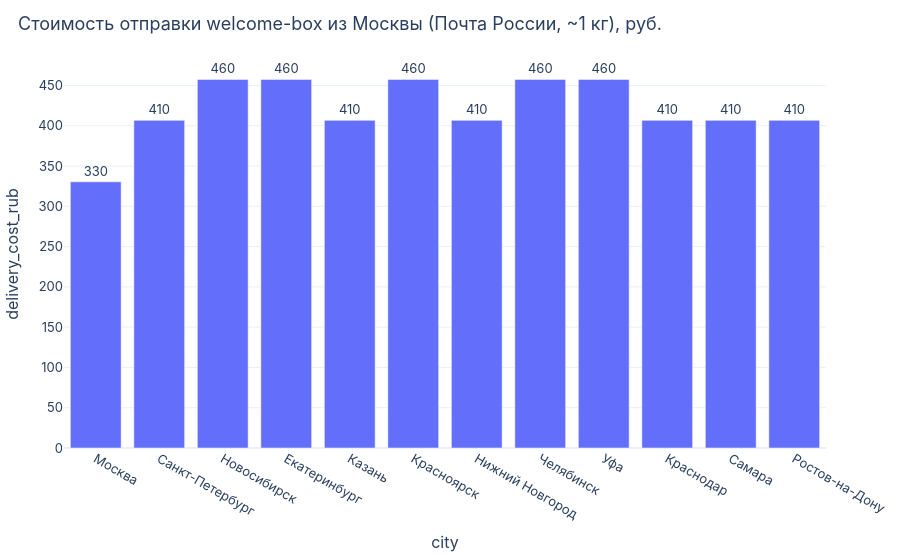
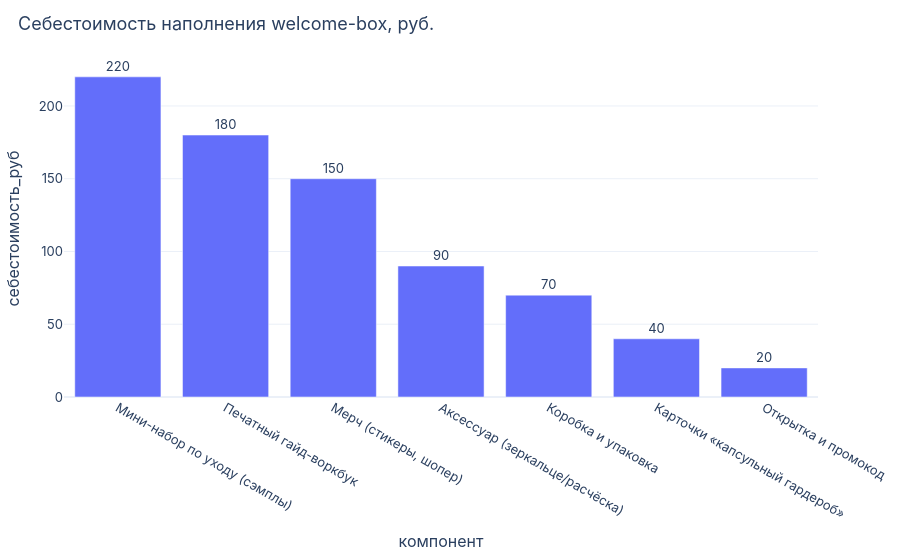

The cell these charts' notebook holds for them, in order:
### Code cell
geography_result = GeographyResearch().run()
display(geography_result.tables["cities"].head(10))

for figure in geography_result.figures.values():
    figure.show()

print("Выводы по разделу:")
for item in geography_result.findings:
    print(" -", item)

### Figure 1 — Plotly figure (JSON) as saved in the notebook; plotly's stock layout.template omitted (floating-point values rounded to 4 significant figures)
{"data": [{"cliponaxis": false, "hovertemplate": "city=%{x}<br>delivery_cost_rub=%{y}<extra></extra>", "legendgroup": "", "marker": {"color": "#636efa", "pattern": {"shape": ""}}, "name": "", "orientation": "v", "showlegend": false, "textposition": "outside", "texttemplate": "%{y:.2s}", "type": "bar", "x": ["Москва", "Санкт-Петербург", "Новосибирск", "Екатеринбург", "Казань", "Красноярск", "Нижний Новгород", "Челябинск", "Уфа", "Краснодар", "Самара", "Ростов-на-Дону"], "xaxis": "x", "y": [330.4, 406.7, 457.5, 457.5, 406.7, 457.5, 406.7, 457.5, 457.5, 406.7, 406.7, 406.7], "yaxis": "y"}], "layout": {"barmode": "relative", "colorway": ["#5B6CFF", "#FF7E7E", "#33C7A4", "#FFB547", "#9B6BFF", "#3B98FF"], "font": {"family": "Inter, Arial, sans-serif", "size": 13}, "legend": {"tracegroupgap": 0}, "margin": {"b": 40, "l": 40, "r": 20, "t": 60}, "title": {"font": {"size": 18}, "text": "Стоимость отправки welcome-box из Москвы (Почта России, ~1 кг), руб.", "x": 0.02, "xanchor": "left"}, "xaxis": {"anchor": "y", "domain": [0.0, 1.0], "title": {"text": "city"}}, "yaxis": {"anchor": "x", "domain": [0.0, 1.0], "title": {"text": "delivery_cost_rub"}}}}

### Figure 2 — Plotly figure (JSON) as saved in the notebook; plotly's stock layout.template omitted (floating-point values rounded to 4 significant figures)
{"data": [{"cliponaxis": false, "hovertemplate": "компонент=%{x}<br>себестоимость_руб=%{y}<extra></extra>", "legendgroup": "", "marker": {"color": "#636efa", "pattern": {"shape": ""}}, "name": "", "orientation": "v", "showlegend": false, "textposition": "outside", "texttemplate": "%{y:.2s}", "type": "bar", "x": ["Мини-набор по уходу (сэмплы)", "Печатный гайд-воркбук", "Мерч (стикеры, шопер)", "Аксессуар (зеркальце/расчёска)", "Коробка и упаковка", "Карточки «капсульный гардероб»", "Открытка и промокод"], "xaxis": "x", "y": [220, 180, 150, 90, 70, 40, 20], "yaxis": "y"}], "layout": {"barmode": "relative", "colorway": ["#5B6CFF", "#FF7E7E", "#33C7A4", "#FFB547", "#9B6BFF", "#3B98FF"], "font": {"family": "Inter, Arial, sans-serif", "size": 13}, "legend": {"tracegroupgap": 0}, "margin": {"b": 40, "l": 40, "r": 20, "t": 60}, "title": {"font": {"size": 18}, "text": "Себестоимость наполнения welcome-box, руб.", "x": 0.02, "xanchor": "left"}, "xaxis": {"anchor": "y", "domain": [0.0, 1.0], "title": {"text": "компонент"}}, "yaxis": {"anchor": "x", "domain": [0.0, 1.0], "title": {"text": "себестоимость_руб"}}}}
